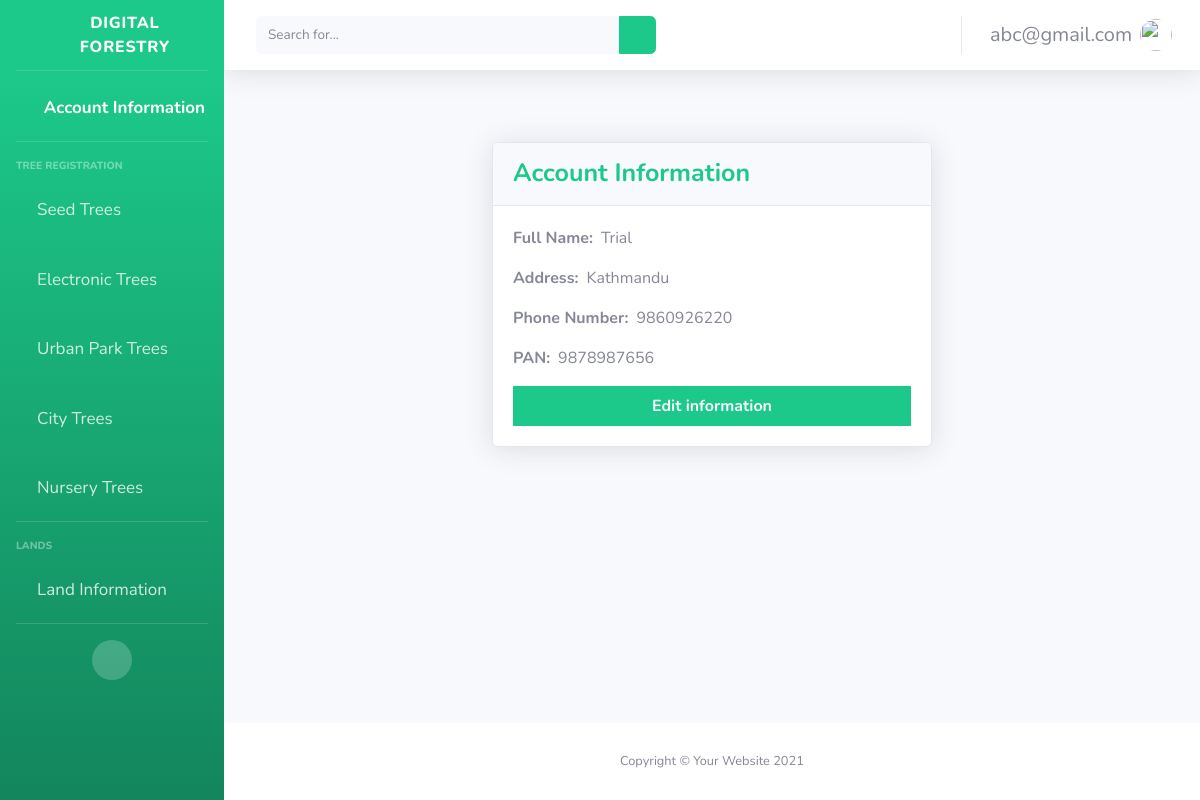
Page /home/account-information/ (signed in) on the earlier database version.
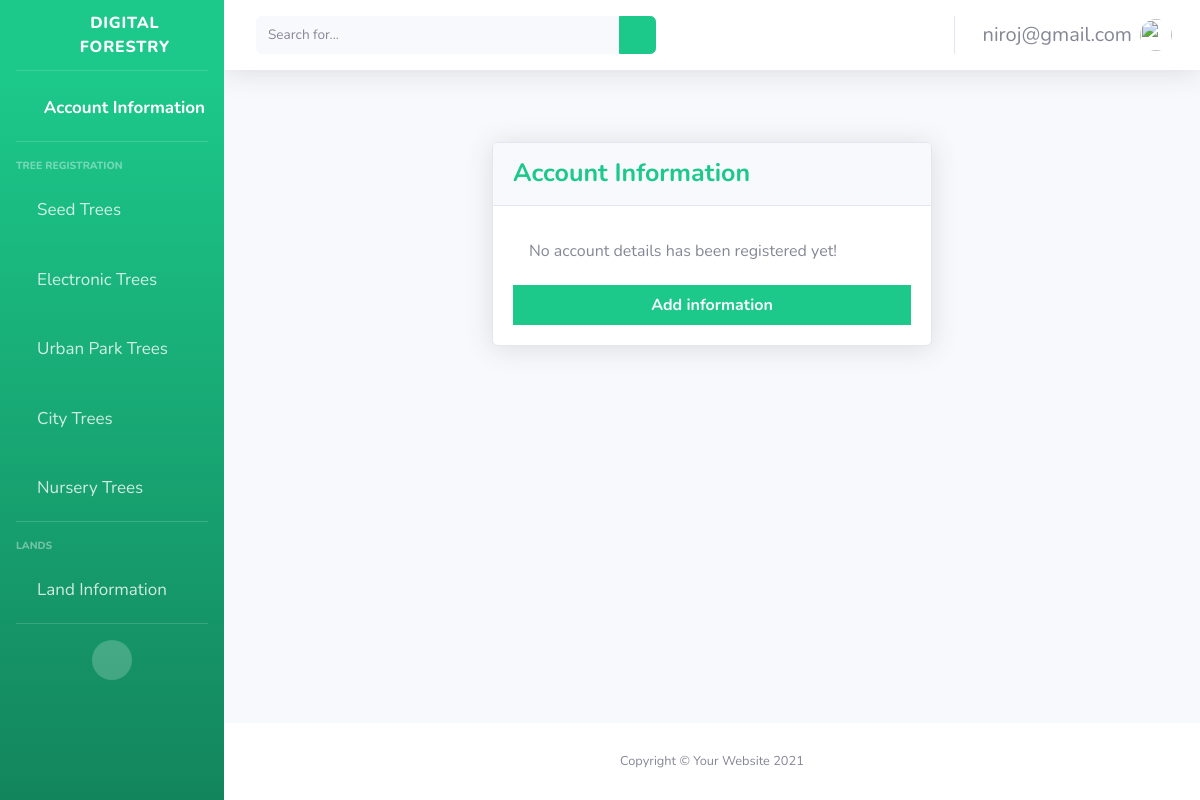
Same page on the later database version.
### main/models.py (models this page shows)
class CustomUser(AbstractUser):
    username = None
    first_name = None
    last_name = None
    email = models.EmailField(max_length=200, unique=True)
    USERNAME_FIELD = "email"
    REQUIRED_FIELDS = []
    objects = CustomUserManager()

class AccountInformation(models.Model):
    user = models.OneToOneField(CustomUser, on_delete= models.CASCADE)
    full_name = models.CharField(max_length=50)
    address = models.CharField(max_length=50)
    phone_number = models.CharField(max_length=20)
    PAN = models.CharField(max_length=200)

### main/views.py (the view)
# urls.py: path('home/account-information/', views.account_information_view, name="account_information"),
@login_required(login_url="/")
def account_information_view(request):
    user_instance = request.user
    try:
        account_information = get_object_or_404(AccountInformation, user_id = user_instance.id)
        return render(request, "main/accountinfo.html", {"account_information": account_information})
    except Exception as e:
        account_information = None
        return render(request, "main/accountinfo.html", {"account_information": account_information})

### main/custom_auth_backend.py (called while the page is built)
    def get_user(self, user_id):
        try:
            return CustomUser.objects.get(pk=user_id)
        except CustomUser.DoesNotExist:
            return None

### main/templates/main/accountinfo.html (shortened to what this page needs)
{% extends "signups/home.html" %}
{% load static %}
{% block content %}
<body>
       <div class="p-5 d-flex justify-content-center">
            <div class="card shadow w-50">
                <div class="card-header font-weight-bold text-success">
                    Account Information
                </div>
                {%if account_information %}
                <div class="card-body">
                    <div class="d-flex">
                        <p class="font-weight-bold mr-2">Full Name: </p>
                        <p>{{account_information.full_name}}</p>
                    </div>
                    <div class="d-flex">
                        <p class="font-weight-bold mr-2">Address: </p>
                        <p>{{account_information.address}}</p>
                    </div>
                    <div class="d-flex">
                        <p class="font-weight-bold mr-2">Phone Number: </p>
                        <p>{{account_information.phone_number}}</p>
                    </div>
                    <div class="d-flex">
                        <p class="font-weight-bold mr-2">PAN: </p>
                        <p>{{account_information.PAN}}</p>
                    </div>
                    <div class="edit btn-success d-flex justify-content-center p-2">
                        <a class="font-weight-bold text-gray-100" href="{%url 'main:edit_account_information'%}">Edit information</a>
                    </div>
                </div>
                {% else %}
                <div class="card-body">
                    <h6 class="p-3"> No account details has been registered yet! </h6>
                    <div class="edit btn-success d-flex justify-content-center p-2">
                        <a class="font-weight-bold text-gray-100" href="{%url 'main:account_form'%}">Add information</a>
                    </div>
                </div>
                {% endif %}
            </div>
       </div>
</body>
{% endblock %}

### main/templates/signups/base.html (shortened to what the changed rows need)
{% load static %}
<!DOCTYPE html>
<html lang="en">
  <head>
    <link
      href="{% static 'vendor/fontawesome-free/css/all.min.css' %}"
      rel="stylesheet"
      type="text/css"
    />
    <link href=" {% static 'css/sb-admin-2.min.css'%} " rel="stylesheet" />
  </head>
  <body id="page-top">
    <div id="wrapper">
      <div id="content-wrapper" class="d-flex flex-column">
        <div id="content">
          <nav
            class="navbar navbar-expand navbar-light bg-white topbar mb-4 static-top shadow"
          >
            <ul class="navbar-nav ml-auto">
              <li class="nav-item dropdown no-arrow">
                <a
                  class="nav-link dropdown-toggle"
                  href="#"
                  id="userDropdown"
                  role="button"
                  data-toggle="dropdown"
                  aria-haspopup="true"
                  aria-expanded="false"
                >
                  <span class="mr-2 d-none d-lg-inline text-gray-600 small"
                    >{{user}}</span
                  >
                  <img
                    class="img-profile rounded-circle"
                    src="{%static 'img/undraw_profile.svg'%}"
                  />
                </a>
              </li>
            </ul>
          </nav>
          <div class="content-wrapper">
            {% block content %}{% endblock %}
          </div>
        </div>
      </div>
    </div>
  </body>
</html>

Differences in the rows shown:
removed AccountInformation: full_name "Trial", address "Kathmandu", phone_number "9860926220", PAN "9878987656"
changed CustomUser: email "abc@gmail.com" → "niroj@gmail.com"
Other differences:
text no longer shown: "Full Name: Address: Phone Number: PAN: Edit information"
text now shown: "No account details has been registered yet! Add information"
